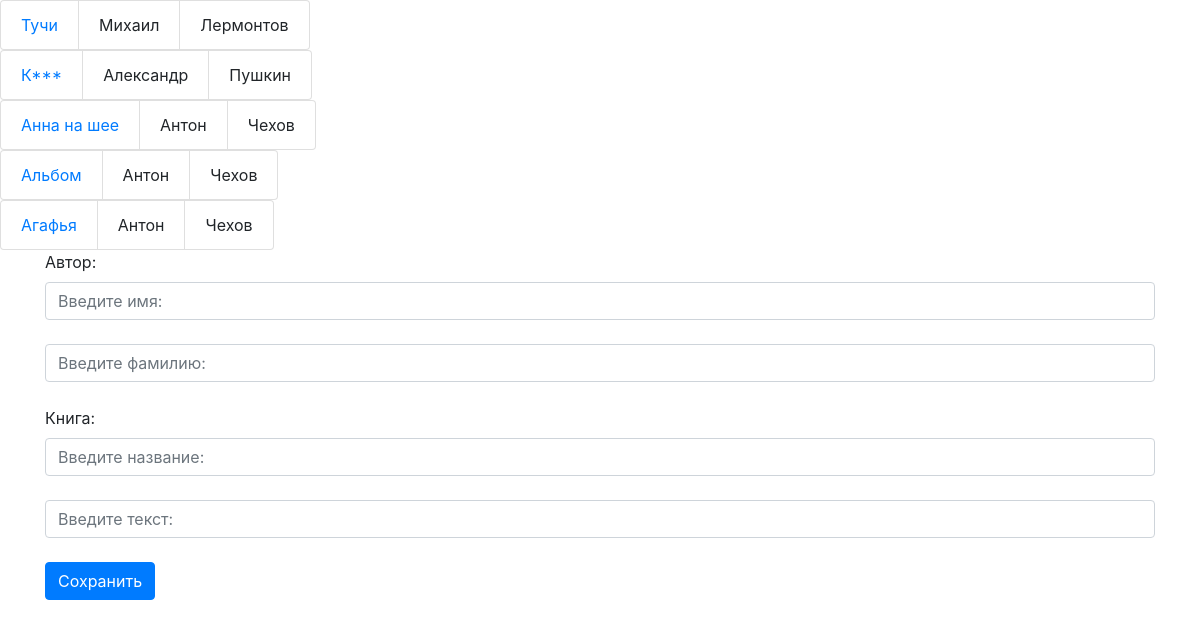
Before: / with the older database file.
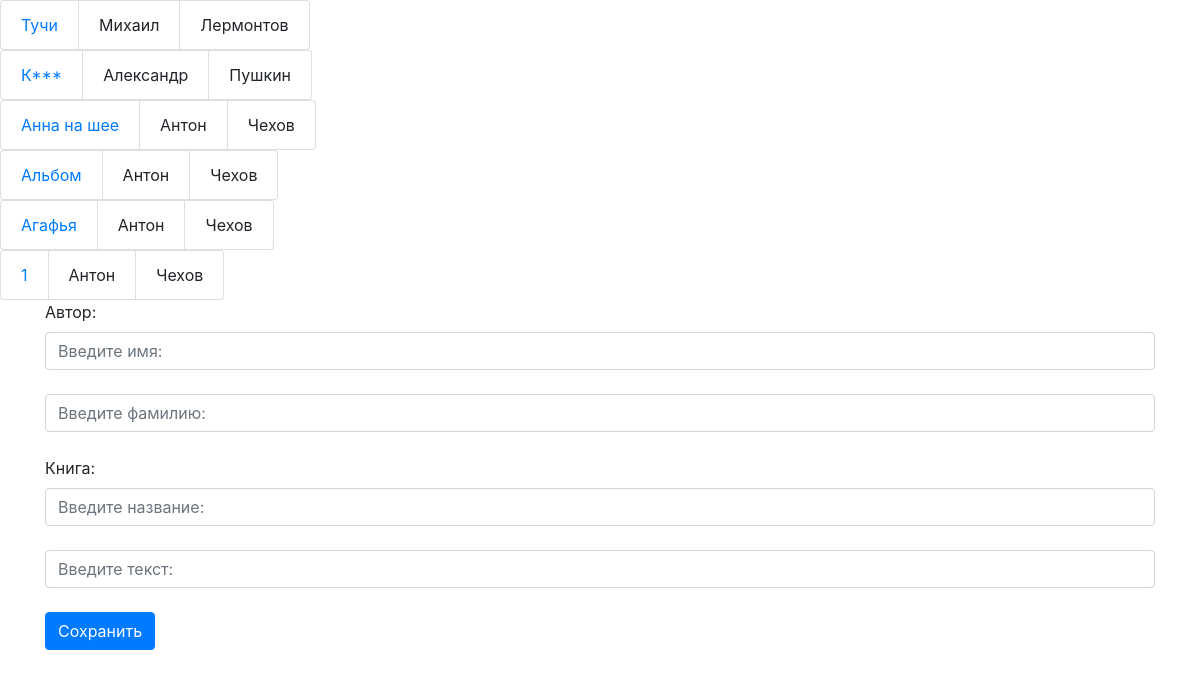
After: the same page with the newer database file.
### first/models.py (models this page shows)
class Book(models.Model):
    name = models.CharField(max_length=200)
    author = models.ForeignKey(Author, on_delete=models.CASCADE)
    text = models.TextField(default='')

class Author(models.Model):
    name = models.CharField(max_length=200)
    surname = models.CharField(max_length=200)

### first/views.py (the view, shortened to what this page needs)
# urls.py: path('', views.index, name='index'),
def index(request):
    if request.method == 'GET':
        book_list = Book.objects.order_by('-name')
        template = loader.get_template('index.html')
        context = {
            'book_list': book_list
        }
        return HttpResponse(template.render(context, request))

### first/templates/index.html (shortened to what this page needs)
<html>
<head>
    <link rel="stylesheet" href="https://stackpath.bootstrapcdn.com/bootstrap/4.3.1/css/bootstrap.min.css" integrtiy="sha384-ggOyR0iXCbMQv3Xipma34MD+dH/1fQ784/j6cY/iJTQUOhcWr7x9JvoRxT2MZw1T">
</head>
<body>
    {% if book_list %}
    <ul class="list-group">
    {% for book in book_list %}
    <ul class="list-group list-group-horizontal">
        <li class="list-group-item"><a href="/book/{{book.id}}"> {{ book.name }}</a> </li>
        <li class="list-group-item">{{ book.author.name }} </li>
        <li class="list-group-item">{{ book.author.surname }} </li>
    </ul>
    {% endfor %}
    </ul>
{% else %}
    <p>No books are available.</p>
{% endif %}
<div class="container">
    <label>Автор:</label>
<form method="post">{% csrf_token %}
    <input type="text" name="aname" class="form-control" placeholder="Введите имя:" /><br>
    <input type="text" name="surname" class="form-control" placeholder="Введите фамилию:"/><br>
    <label>Книга:</label>
    <input type="text" name="bname" class="form-control" placeholder="Введите название:" /><br>
    <input type="text" name="text" class="form-control" placeholder="Введите текст:" /><br>
    <input type="submit"  class="btn btn-primary" value="Сохранить">
</form>
</div>
</body>
</html>

Changed rows visible on the page:
added Book: name "1", author.name "Антон", author.surname "Чехов"
